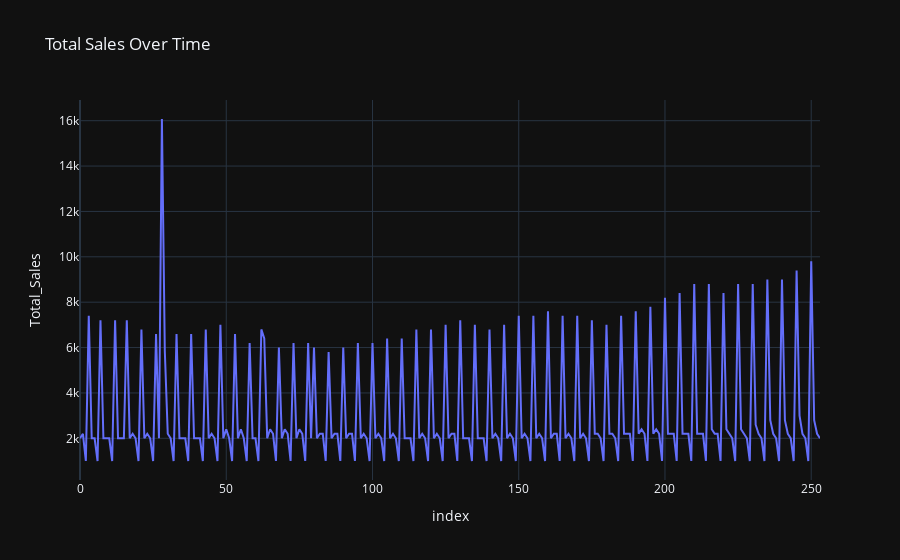

Notebook cell for this chart:
### Code cell
df.columns = df.columns.str.strip()
df['Total_Sales'] = df['Price per unit'] * df['Quantity']
fig = px.line(df, x=df.index, y='Total_Sales', title="Total Sales Over Time")
fig.show()
# from this plot we conclude that trend is increase slowly (seasonaly)

### Figure 1 — Plotly figure (JSON) as saved in the notebook; plotly's stock layout.template omitted (floating-point values rounded to 4 significant figures; data arrays with more than 128 entries replaced by an {"elided": "..."} marker saying what was removed)
{"data": [{"hovertemplate": "index=%{x}<br>Total_Sales=%{y}<extra></extra>", "legendgroup": "", "line": {"color": "#636efa", "dash": "solid"}, "marker": {"symbol": "circle"}, "mode": "lines", "name": "", "orientation": "v", "showlegend": false, "x": {"elided": "254 int values"}, "xaxis": "x", "y": {"elided": "254 float values"}, "yaxis": "y", "type": "scatter"}], "layout": {"xaxis": {"anchor": "y", "domain": [0.0, 1.0], "title": {"text": "index"}}, "yaxis": {"anchor": "x", "domain": [0.0, 1.0], "title": {"text": "Total_Sales"}}, "legend": {"tracegroupgap": 0}, "title": {"text": "Total Sales Over Time"}}}
